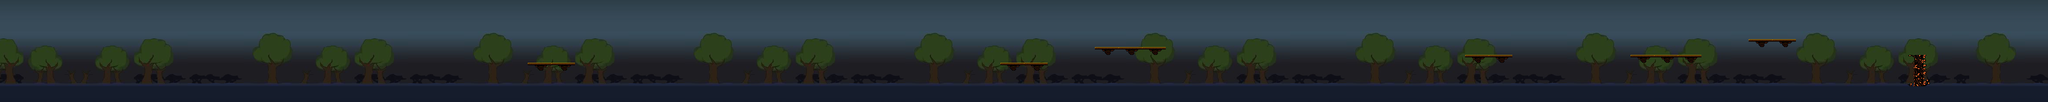

A level layout from a 2D game, rendered from its tile map. Below: a short description, then the map file with tile-grid data replaced by summaries:
An orthogonal 260x13 tile map with 16x16 px tiles, 2 tile layers (Background, Textures), 4 tilesets and 35 objects.

<map version="1.8" tiledversion="1.8.4" orientation="orthogonal" renderorder="right-down" width="260" height="13" tilewidth="16" tileheight="16" infinite="0" nextlayerid="12" nextobjectid="40">
 <tileset firstgid="1" source="background.tsx" />
 <tileset firstgid="981" source="AutumnHillsWall1x4_16.tsx" />
 <tileset firstgid="993" source="MovingPlatform_8.tsx" />
 <tileset firstgid="996" source="Ground.tsx" />
 <layer id="1" name="Background" width="260" height="13">
  <data>[3380 cells, 2900 non-empty, 252 distinct tile ids]</data>
 </layer>
 <layer id="2" name="Textures" width="260" height="13">
  <data>[3380 cells, 534 non-empty, 55 distinct tile ids]</data>
 </layer>
 <objectgroup id="3" name="ground">
  <object id="37" x="160" y="176" width="3840" height="32" />
  <object id="38" x="160" y="144" height="32" />
  <object id="39" x="4000" y="144" height="32" />
 </objectgroup>
 <objectgroup id="4" name="enemies">
  <object id="11" x="720" y="160" width="16" height="16" />
  <object id="12" x="1296" y="160" width="16" height="16" />
  <object id="13" x="2304" y="80" width="16" height="16" />
  <object id="14" x="3104" y="160" width="16" height="16" />
  <object id="15" x="3616" y="64" width="16" height="16" />
 </objectgroup>
 <objectgroup id="5" name="platform">
  <object id="4" x="3552" y="80" width="96" height="16" />
  <object id="5" x="3312" y="112" width="144" height="16" />
  <object id="7" x="2976" y="112" width="96" height="16" />
  <object id="8" x="2224" y="96" width="144" height="16" />
  <object id="9" x="2032" y="128" width="96" height="16" />
  <object id="10" x="1072" y="128" width="96" height="16" />
 </objectgroup>
 <objectgroup id="6" name="finish">
  <object id="3" x="3888" y="112" width="16" height="64" />
 </objectgroup>
 <objectgroup id="7" name="barrier">
  <object id="16" x="3552" y="64" height="16" />
  <object id="17" x="4000" y="192" height="16" />
  <object id="18" x="3488" y="160" height="16" />
  <object id="19" x="2816" y="160" height="16" />
  <object id="20" x="2224" y="80" height="16" />
  <object id="21" x="2368" y="80" height="16" />
  <object id="22" x="1872" y="160" height="16" />
  <object id="23" x="1200" y="160" height="16" />
  <object id="24" x="160" y="160" height="16" />
 </objectgroup>
 <objectgroup id="8" name="coins">
  <object id="25" x="1120" y="112" width="16" height="16" />
  <object id="26" x="976" y="160" width="16" height="16" />
  <object id="27" x="2048" y="112" width="16" height="16" />
  <object id="28" x="2080" y="112" width="16" height="16" />
  <object id="29" x="2688" y="160" width="16" height="16" />
  <object id="30" x="3344" y="96" width="16" height="16" />
  <object id="31" x="3376" y="96" width="16" height="16" />
  <object id="32" x="3408" y="96" width="16" height="16" />
 </objectgroup>
 <objectgroup id="9" name="health">
  <object id="33" x="1808" y="160" width="16" height="16" />
  <object id="34" x="2784" y="160" width="16" height="16" />
 </objectgroup>
 <objectgroup id="10" name="skylimit">
  <object id="2" x="160" y="0" width="3840" />
 </objectgroup>
</map>
